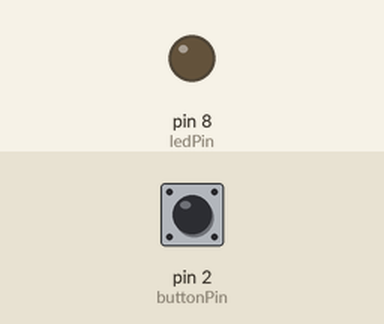
A sketch run on a simulated Arduino Uno, built with avr-gcc and run on an emulated ATmega328P. Shown: output pins drawn as LEDs (lit = HIGH). The test bench sets the inputs (shaded band); at power-on: pin 2 (buttonPin) LOW.

Above: at 1.2 s.
1.3 s: pin 2 (buttonPin) pulled HIGH for 0.15 s
At 1.37 s:
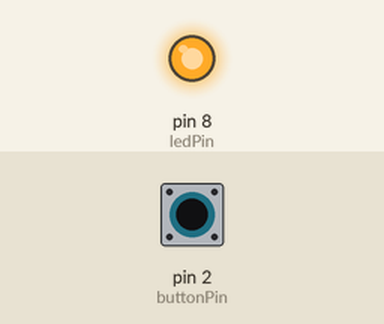
2.9 s: pin 2 (buttonPin) pulled HIGH for 3.2 s
At 7.1 s:
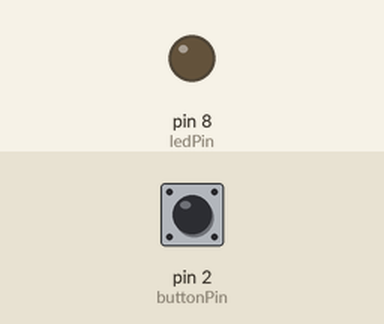
Timing chart, 0 to 8.6 s (numbered marks = the images above; inputs shaded):
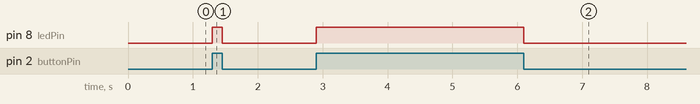

Measured:
- after the input at 1.3 s, pin 8 (ledPin): LOW → HIGH at once, → LOW 0.15 s later
- after the input at 2.9 s, pin 8 (ledPin): LOW → HIGH at once, → LOW 3.2 s later

The sketch:

pull-down-resistor-led.ino
```cpp
const int buttonPin = 2;
const int ledPin = 8;

void setup() {
  pinMode(buttonPin, INPUT);
  pinMode(ledPin, OUTPUT);
}

void loop() {
  int buttonState = digitalRead(buttonPin);

  if (buttonState == HIGH) {
    digitalWrite(ledPin, HIGH);
  } else {
    digitalWrite(ledPin, LOW);
  }
}
```
